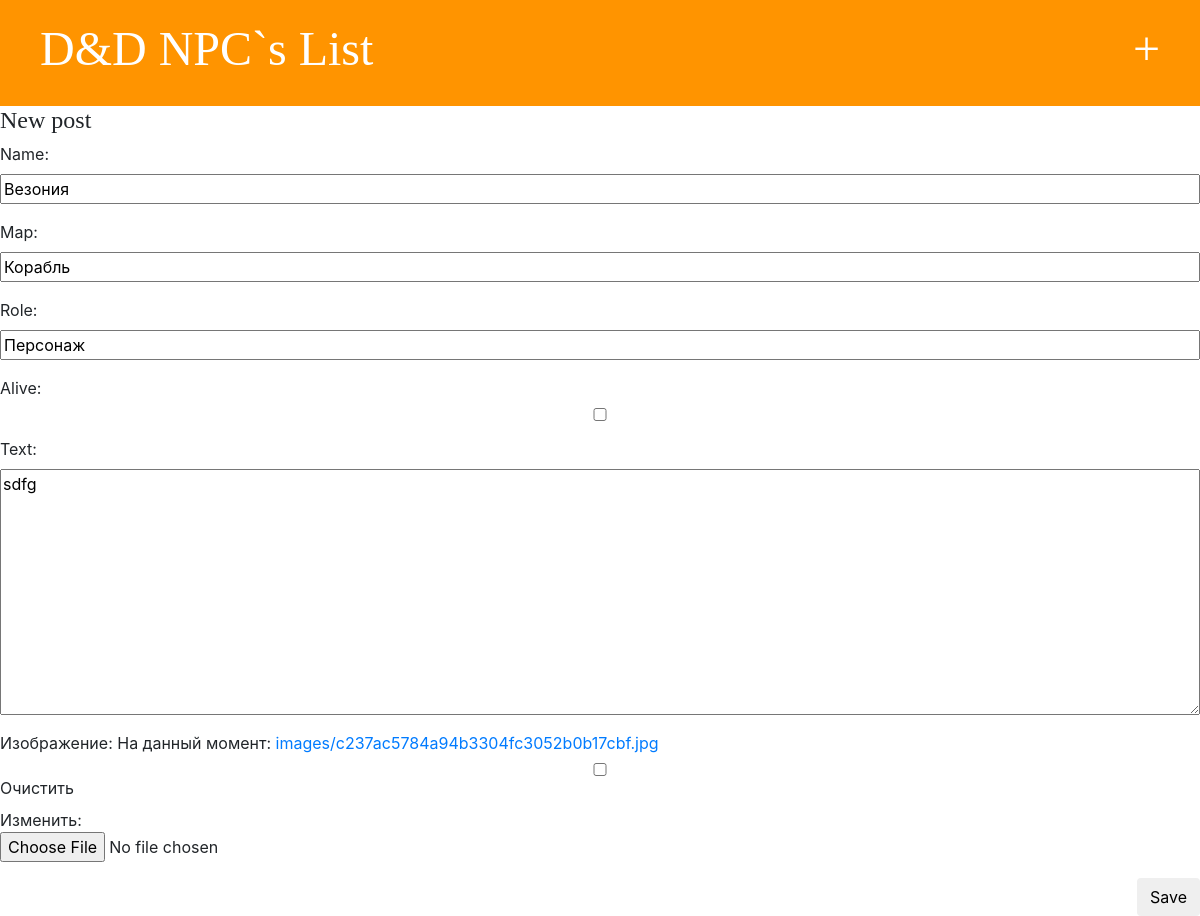
The app's page /post/7/edit/, older data.
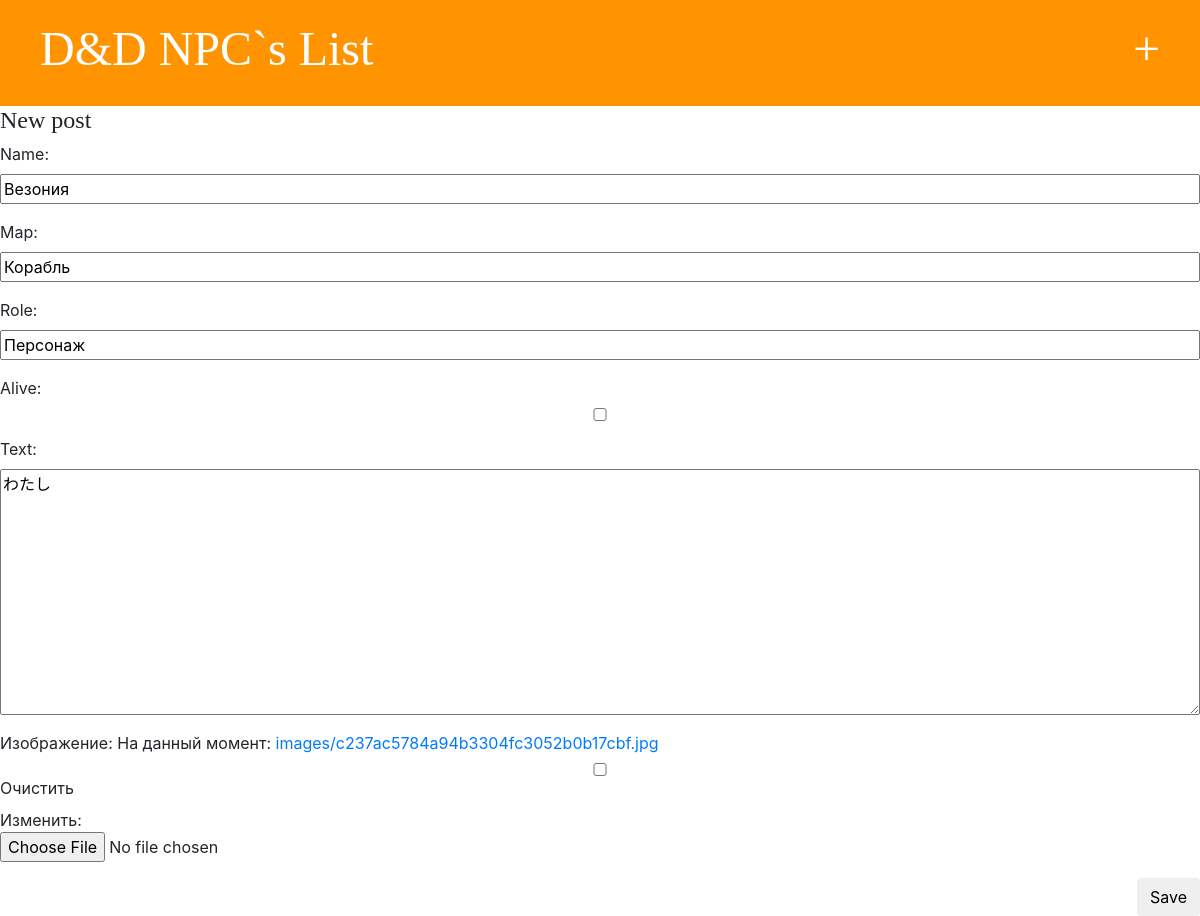
The same page, newer data.
### NPC/models.py (models this page shows, shortened)
class Person(models.Model):
    name = models.CharField(max_length=50)
    text = models.TextField()
    icon = models.ImageField(null=False, default="images/placeholder.png", blank=True, upload_to="images", verbose_name='Изображение')
    role = models.CharField(max_length=50, default="")
    map = models.CharField(max_length=50, default="")
    created_date = models.DateTimeField(default=timezone.now)
    alive = models.BooleanField(default="True")

### NPC/views.py (the view)
# urls.py: path('post/<int:pk>/edit/', views.post_edit, name='post_edit'),
def post_edit(request, pk):
    post = get_object_or_404(Person, id=pk)
    if request.method == "POST":
        form = PersonForm(request.POST, instance=post)
        if form.is_valid():
            post = form.save(commit=False)
            post.published_date = timezone.now()
            post.save()
            return redirect('get_npc_id', npcid=post.pk)
    else:
        form = PersonForm(instance=post)
    return render(request, 'npc/post_edit.html', {'form': form})

### NPC/forms.py
class PersonForm(forms.ModelForm):
    class Meta:
        model = Person
        fields = ('name', 'map', 'role', 'alive', 'text', 'icon')

### templates/npc/post_edit.html
{% extends 'base.html' %}
{% block content %}
    <h1>New post</h1>
    <div class="main">
        <form method="POST" class="post-form">{% csrf_token %}
            {{ form.as_p }}
            <button type="submit" class="save btn btn-default">Save</button>
        </form>
    </div>
{% endblock %}

Row changes from the older to the newer data that the page shows:
changed Person "Везония": text "sdfg" → "わたし"
